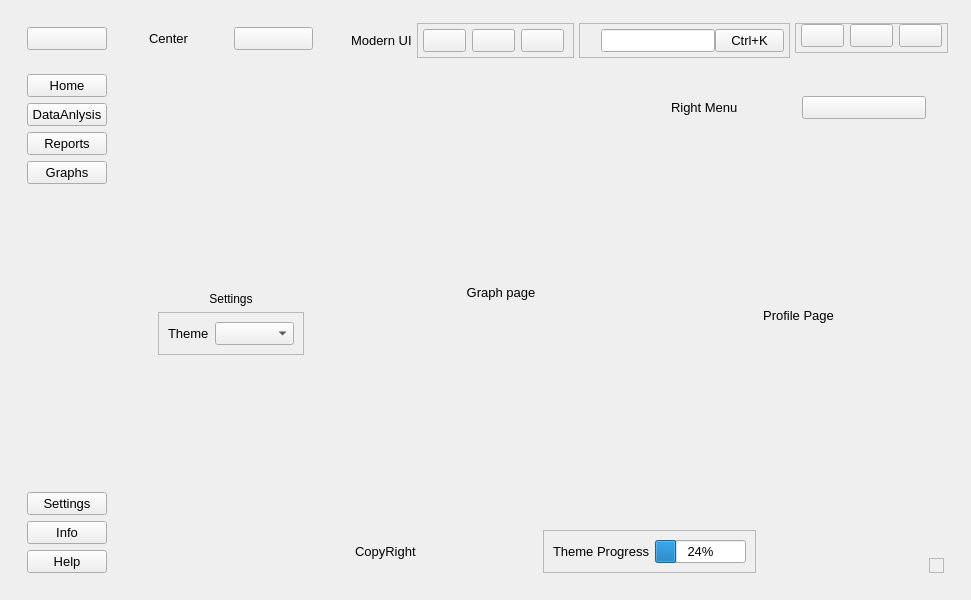
<?xml version="1.0" encoding="UTF-8"?>
<ui version="4.0">
 <class>MainWindow</class>
 <widget class="QMainWindow" name="MainWindow">
  <property name="geometry">
   <rect>
    <x>0</x>
    <y>0</y>
    <width>971</width>
    <height>600</height>
   </rect>
  </property>
  <property name="font">
   <font>
    <pointsize>10</pointsize>
   </font>
  </property>
  <property name="windowTitle">
   <string>MainWindow</string>
  </property>
  <widget class="QWidget" name="centralwidget">
   <layout class="QHBoxLayout" name="horizontalLayout">
    <item>
     <widget class="QWidget" name="left_menu" native="true">
      <layout class="QVBoxLayout" name="verticalLayout">
       <item>
        <widget class="QWidget" name="lefttop" native="true">
         <layout class="QVBoxLayout" name="verticalLayout_2">
          <item>
           <widget class="QPushButton" name="pushButton">
            <property name="cursor">
             <cursorShape>PointingHandCursor</cursorShape>
            </property>
            <property name="text">
             <string/>
            </property>
            <property name="icon">
             <iconset resource="resources.qrc">
              <normaloff>:/images/align-justify.svg</normaloff>:/images/align-justify.svg</iconset>
            </property>
            <property name="iconSize">
             <size>
              <width>20</width>
              <height>20</height>
             </size>
            </property>
           </widget>
          </item>
         </layout>
        </widget>
       </item>
       <item>
        <widget class="QWidget" name="leftMiddle" native="true">
         <layout class="QVBoxLayout" name="verticalLayout_3">
          <item>
           <widget class="QPushButton" name="homeBtn">
            <property name="cursor">
             <cursorShape>PointingHandCursor</cursorShape>
            </property>
            <property name="text">
             <string>Home</string>
            </property>
            <property name="icon">
             <iconset resource="resources.qrc">
              <normaloff>:/images/home.svg</normaloff>:/images/home.svg</iconset>
            </property>
            <property name="iconSize">
             <size>
              <width>20</width>
              <height>20</height>
             </size>
            </property>
           </widget>
          </item>
          <item>
           <widget class="QPushButton" name="DAbtn">
            <property name="cursor">
             <cursorShape>PointingHandCursor</cursorShape>
            </property>
            <property name="text">
             <string>DataAnlysis</string>
            </property>
            <property name="icon">
             <iconset resource="resources.qrc">
              <normaloff>:/images/database.svg</normaloff>:/images/database.svg</iconset>
            </property>
           </widget>
          </item>
          <item>
           <widget class="QPushButton" name="reportsBtn">
            <property name="cursor">
             <cursorShape>PointingHandCursor</cursorShape>
            </property>
            <property name="text">
             <string>Reports</string>
            </property>
            <property name="icon">
             <iconset resource="resources.qrc">
              <normaloff>:/images/printer.svg</normaloff>:/images/printer.svg</iconset>
            </property>
           </widget>
          </item>
          <item>
           <widget class="QPushButton" name="graphsBtn">
            <property name="cursor">
             <cursorShape>PointingHandCursor</cursorShape>
            </property>
            <property name="text">
             <string>Graphs</string>
            </property>
            <property name="icon">
             <iconset resource="resources.qrc">
              <normaloff>:/images/framer.svg</normaloff>:/images/framer.svg</iconset>
            </property>
           </widget>
          </item>
         </layout>
        </widget>
       </item>
       <item>
        <spacer name="verticalSpacer">
         <property name="orientation">
          <enum>Qt::Vertical</enum>
         </property>
         <property name="sizeHint" stdset="0">
          <size>
           <width>20</width>
           <height>40</height>
          </size>
         </property>
        </spacer>
       </item>
       <item>
        <widget class="QWidget" name="leftBottom" native="true">
         <layout class="QVBoxLayout" name="verticalLayout_4">
          <item>
           <widget class="QPushButton" name="settingsBtn">
            <property name="cursor">
             <cursorShape>PointingHandCursor</cursorShape>
            </property>
            <property name="text">
             <string>Settings</string>
            </property>
            <property name="icon">
             <iconset resource="resources.qrc">
              <normaloff>:/images/settings.svg</normaloff>:/images/settings.svg</iconset>
            </property>
           </widget>
          </item>
          <item>
           <widget class="QPushButton" name="infoBTN">
            <property name="cursor">
             <cursorShape>PointingHandCursor</cursorShape>
            </property>
            <property name="text">
             <string>Info</string>
            </property>
            <property name="icon">
             <iconset resource="resources.qrc">
              <normaloff>:/images/alert-circle.svg</normaloff>:/images/alert-circle.svg</iconset>
            </property>
           </widget>
          </item>
          <item>
           <widget class="QPushButton" name="helpBtn">
            <property name="cursor">
             <cursorShape>PointingHandCursor</cursorShape>
            </property>
            <property name="text">
             <string>Help</string>
            </property>
            <property name="icon">
             <iconset resource="resources.qrc">
              <normaloff>:/images/help-circle.svg</normaloff>:/images/help-circle.svg</iconset>
            </property>
           </widget>
          </item>
         </layout>
        </widget>
       </item>
      </layout>
     </widget>
    </item>
    <item>
     <widget class="QWidget" name="center_menu" native="true">
      <property name="maximumSize">
       <size>
        <width>200</width>
        <height>16777215</height>
       </size>
      </property>
      <layout class="QVBoxLayout" name="verticalLayout_5">
       <item>
        <widget class="QWidget" name="centerTop" native="true">
         <layout class="QHBoxLayout" name="horizontalLayout_2">
          <item>
           <widget class="QLabel" name="label">
            <property name="text">
             <string>Center</string>
            </property>
           </widget>
          </item>
          <item>
           <widget class="QPushButton" name="pushButton_9">
            <property name="text">
             <string/>
            </property>
            <property name="icon">
             <iconset resource="resources.qrc">
              <normaloff>:/images/x-square.svg</normaloff>:/images/x-square.svg</iconset>
            </property>
           </widget>
          </item>
         </layout>
        </widget>
       </item>
       <item>
        <widget class="QStackedWidget" name="centerStack">
         <widget class="QWidget" name="settingsPage">
          <layout class="QVBoxLayout" name="verticalLayout_6">
           <item>
            <spacer name="verticalSpacer_2">
             <property name="orientation">
              <enum>Qt::Vertical</enum>
             </property>
             <property name="sizeHint" stdset="0">
              <size>
               <width>20</width>
               <height>40</height>
              </size>
             </property>
            </spacer>
           </item>
           <item alignment="Qt::AlignVCenter">
            <widget class="QWidget" name="widget_5" native="true">
             <layout class="QVBoxLayout" name="verticalLayout_7">
              <item>
               <widget class="QLabel" name="label_2">
                <property name="styleSheet">
                 <string notr="true">text-align:center</string>
                </property>
                <property name="text">
                 <string>Settings</string>
                </property>
                <property name="alignment">
                 <set>Qt::AlignCenter</set>
                </property>
               </widget>
              </item>
              <item>
               <widget class="QFrame" name="frame">
                <property name="frameShape">
                 <enum>QFrame::StyledPanel</enum>
                </property>
                <property name="frameShadow">
                 <enum>QFrame::Raised</enum>
                </property>
                <layout class="QHBoxLayout" name="horizontalLayout_3">
                 <item>
                  <widget class="QLabel" name="label_3">
                   <property name="text">
                    <string>Theme</string>
                   </property>
                  </widget>
                 </item>
                 <item>
                  <widget class="QComboBox" name="comboBox"/>
                 </item>
                </layout>
               </widget>
              </item>
             </layout>
            </widget>
           </item>
           <item>
            <spacer name="verticalSpacer_3">
             <property name="orientation">
              <enum>Qt::Vertical</enum>
             </property>
             <property name="sizeHint" stdset="0">
              <size>
               <width>20</width>
               <height>40</height>
              </size>
             </property>
            </spacer>
           </item>
          </layout>
         </widget>
         <widget class="QWidget" name="informationPage">
          <property name="enabled">
           <bool>true</bool>
          </property>
          <layout class="QVBoxLayout" name="verticalLayout_8">
           <item alignment="Qt::AlignVCenter">
            <widget class="QLabel" name="label_4">
             <property name="text">
              <string>TextLabel</string>
             </property>
             <property name="alignment">
              <set>Qt::AlignCenter</set>
             </property>
            </widget>
           </item>
          </layout>
         </widget>
         <widget class="QWidget" name="helpPage">
          <layout class="QVBoxLayout" name="verticalLayout_9">
           <item alignment="Qt::AlignVCenter">
            <widget class="QLabel" name="label_5">
             <property name="text">
              <string>Help</string>
             </property>
             <property name="alignment">
              <set>Qt::AlignCenter</set>
             </property>
            </widget>
           </item>
          </layout>
         </widget>
        </widget>
       </item>
      </layout>
     </widget>
    </item>
    <item>
     <widget class="QWidget" name="main_body" native="true">
      <property name="sizePolicy">
       <sizepolicy hsizetype="Expanding" vsizetype="Preferred">
        <horstretch>0</horstretch>
        <verstretch>0</verstretch>
       </sizepolicy>
      </property>
      <layout class="QVBoxLayout" name="verticalLayout_10">
       <item alignment="Qt::AlignTop">
        <widget class="QWidget" name="Header" native="true">
         <layout class="QHBoxLayout" name="horizontalLayout_7">
          <property name="spacing">
           <number>5</number>
          </property>
          <property name="leftMargin">
           <number>5</number>
          </property>
          <property name="topMargin">
           <number>5</number>
          </property>
          <property name="rightMargin">
           <number>5</number>
          </property>
          <property name="bottomMargin">
           <number>5</number>
          </property>
          <item>
           <widget class="QLabel" name="TitleText">
            <property name="text">
             <string>Modern UI</string>
            </property>
           </widget>
          </item>
          <item>
           <widget class="QFrame" name="frame_3">
            <property name="frameShape">
             <enum>QFrame::StyledPanel</enum>
            </property>
            <property name="frameShadow">
             <enum>QFrame::Raised</enum>
            </property>
            <layout class="QHBoxLayout" name="horizontalLayout_6">
             <property name="leftMargin">
              <number>5</number>
             </property>
             <property name="topMargin">
              <number>5</number>
             </property>
             <property name="bottomMargin">
              <number>5</number>
             </property>
             <item>
              <widget class="QPushButton" name="notification">
               <property name="cursor">
                <cursorShape>PointingHandCursor</cursorShape>
               </property>
               <property name="text">
                <string/>
               </property>
               <property name="icon">
                <iconset resource="resources.qrc">
                 <normaloff>:/images/edit.svg</normaloff>:/images/edit.svg</iconset>
               </property>
              </widget>
             </item>
             <item>
              <widget class="QPushButton" name="dotdot">
               <property name="cursor">
                <cursorShape>PointingHandCursor</cursorShape>
               </property>
               <property name="text">
                <string/>
               </property>
               <property name="icon">
                <iconset resource="resources.qrc">
                 <normaloff>:/images/refresh-ccw.svg</normaloff>:/images/refresh-ccw.svg</iconset>
               </property>
              </widget>
             </item>
             <item>
              <widget class="QPushButton" name="moreBtn">
               <property name="cursor">
                <cursorShape>PointingHandCursor</cursorShape>
               </property>
               <property name="text">
                <string/>
               </property>
               <property name="icon">
                <iconset resource="resources.qrc">
                 <normaloff>:/images/user-plus.svg</normaloff>:/images/user-plus.svg</iconset>
               </property>
              </widget>
             </item>
            </layout>
           </widget>
          </item>
          <item>
           <widget class="QFrame" name="search">
            <property name="frameShape">
             <enum>QFrame::StyledPanel</enum>
            </property>
            <property name="frameShadow">
             <enum>QFrame::Raised</enum>
            </property>
            <layout class="QHBoxLayout" name="horizontalLayout_8">
             <property name="spacing">
              <number>0</number>
             </property>
             <property name="leftMargin">
              <number>5</number>
             </property>
             <property name="topMargin">
              <number>5</number>
             </property>
             <property name="rightMargin">
              <number>5</number>
             </property>
             <property name="bottomMargin">
              <number>5</number>
             </property>
             <item>
              <widget class="QLabel" name="searchIcon">
               <property name="minimumSize">
                <size>
                 <width>16</width>
                 <height>16</height>
                </size>
               </property>
               <property name="maximumSize">
                <size>
                 <width>16</width>
                 <height>16</height>
                </size>
               </property>
               <property name="cursor">
                <cursorShape>WhatsThisCursor</cursorShape>
               </property>
               <property name="text">
                <string/>
               </property>
               <property name="pixmap">
                <pixmap resource="resources.qrc">:/images/search.svg</pixmap>
               </property>
               <property name="scaledContents">
                <bool>true</bool>
               </property>
              </widget>
             </item>
             <item>
              <widget class="QLineEdit" name="searchBar">
               <property name="minimumSize">
                <size>
                 <width>100</width>
                 <height>0</height>
                </size>
               </property>
              </widget>
             </item>
             <item>
              <widget class="QPushButton" name="searchBtn">
               <property name="minimumSize">
                <size>
                 <width>50</width>
                 <height>0</height>
                </size>
               </property>
               <property name="cursor">
                <cursorShape>PointingHandCursor</cursorShape>
               </property>
               <property name="text">
                <string>Ctrl+K</string>
               </property>
              </widget>
             </item>
            </layout>
           </widget>
          </item>
          <item alignment="Qt::AlignRight|Qt::AlignTop">
           <widget class="QFrame" name="frame_4">
            <property name="frameShape">
             <enum>QFrame::StyledPanel</enum>
            </property>
            <property name="frameShadow">
             <enum>QFrame::Raised</enum>
            </property>
            <layout class="QHBoxLayout" name="horizontalLayout_9">
             <property name="leftMargin">
              <number>5</number>
             </property>
             <property name="topMargin">
              <number>0</number>
             </property>
             <property name="rightMargin">
              <number>5</number>
             </property>
             <property name="bottomMargin">
              <number>5</number>
             </property>
             <item>
              <widget class="QPushButton" name="minimizeBtn">
               <property name="cursor">
                <cursorShape>PointingHandCursor</cursorShape>
               </property>
               <property name="text">
                <string/>
               </property>
               <property name="icon">
                <iconset resource="../solids.qrc">
                 <normaloff>:/images/solid/window-minimize.svg</normaloff>:/images/solid/window-minimize.svg</iconset>
               </property>
              </widget>
             </item>
             <item>
              <widget class="QPushButton" name="restoreBtn">
               <property name="cursor">
                <cursorShape>PointingHandCursor</cursorShape>
               </property>
               <property name="text">
                <string/>
               </property>
               <property name="icon">
                <iconset resource="../solids.qrc">
                 <normaloff>:/images/solid/window-restore.svg</normaloff>:/images/solid/window-restore.svg</iconset>
               </property>
              </widget>
             </item>
             <item>
              <widget class="QPushButton" name="closeBtn">
               <property name="cursor">
                <cursorShape>PointingHandCursor</cursorShape>
               </property>
               <property name="text">
                <string/>
               </property>
               <property name="icon">
                <iconset resource="resources.qrc">
                 <normaloff>:/images/x-circle.svg</normaloff>:/images/x-circle.svg</iconset>
               </property>
              </widget>
             </item>
            </layout>
           </widget>
          </item>
         </layout>
        </widget>
       </item>
       <item>
        <widget class="QWidget" name="mainContent" native="true">
         <property name="sizePolicy">
          <sizepolicy hsizetype="Preferred" vsizetype="Expanding">
           <horstretch>0</horstretch>
           <verstretch>0</verstretch>
          </sizepolicy>
         </property>
         <layout class="QHBoxLayout" name="horizontalLayout_10">
          <item>
           <widget class="QWidget" name="mainPagesContent" native="true">
            <layout class="QVBoxLayout" name="verticalLayout_11">
             <item>
              <widget class="QStackedWidget" name="stackedWidget_2">
               <property name="currentIndex">
                <number>3</number>
               </property>
               <widget class="QWidget" name="HomePage">
                <layout class="QVBoxLayout" name="verticalLayout_12">
                 <item>
                  <widget class="QLabel" name="label_8">
                   <property name="text">
                    <string>Home Page</string>
                   </property>
                   <property name="alignment">
                    <set>Qt::AlignCenter</set>
                   </property>
                  </widget>
                 </item>
                </layout>
               </widget>
               <widget class="QWidget" name="dataAnalysisPage">
                <layout class="QVBoxLayout" name="verticalLayout_13">
                 <item>
                  <widget class="QLabel" name="label_10">
                   <property name="text">
                    <string>Data Analysis Page</string>
                   </property>
                   <property name="alignment">
                    <set>Qt::AlignCenter</set>
                   </property>
                  </widget>
                 </item>
                </layout>
               </widget>
               <widget class="QWidget" name="reportsPage">
                <layout class="QVBoxLayout" name="verticalLayout_14">
                 <item>
                  <widget class="QLabel" name="label_11">
                   <property name="text">
                    <string>Reports Page</string>
                   </property>
                   <property name="alignment">
                    <set>Qt::AlignCenter</set>
                   </property>
                  </widget>
                 </item>
                </layout>
               </widget>
               <widget class="QWidget" name="graphsPage">
                <layout class="QVBoxLayout" name="verticalLayout_15">
                 <item>
                  <widget class="QLabel" name="label_12">
                   <property name="text">
                    <string>Graph page</string>
                   </property>
                   <property name="alignment">
                    <set>Qt::AlignCenter</set>
                   </property>
                  </widget>
                 </item>
                </layout>
               </widget>
              </widget>
             </item>
            </layout>
           </widget>
          </item>
          <item>
           <widget class="QWidget" name="rightMenu" native="true">
            <property name="minimumSize">
             <size>
              <width>200</width>
              <height>0</height>
             </size>
            </property>
            <layout class="QVBoxLayout" name="verticalLayout_16">
             <item>
              <widget class="QWidget" name="widget_6" native="true">
               <layout class="QHBoxLayout" name="horizontalLayout_11">
                <item>
                 <widget class="QLabel" name="label_13">
                  <property name="text">
                   <string>Right Menu</string>
                  </property>
                 </widget>
                </item>
                <item>
                 <widget class="QPushButton" name="pushButton_11">
                  <property name="text">
                   <string/>
                  </property>
                  <property name="icon">
                   <iconset resource="resources.qrc">
                    <normaloff>:/images/x-circle.svg</normaloff>:/images/x-circle.svg</iconset>
                  </property>
                 </widget>
                </item>
               </layout>
              </widget>
             </item>
             <item>
              <widget class="QStackedWidget" name="stackedWidget_3">
               <widget class="QWidget" name="profilePage">
                <layout class="QVBoxLayout" name="verticalLayout_18">
                 <item>
                  <widget class="QLabel" name="label_15">
                   <property name="text">
                    <string>Profile Page</string>
                   </property>
                   <property name="alignment">
                    <set>Qt::AlignCenter</set>
                   </property>
                  </widget>
                 </item>
                </layout>
               </widget>
               <widget class="QWidget" name="notificatioPage">
                <layout class="QVBoxLayout" name="verticalLayout_17">
                 <item>
                  <widget class="QLabel" name="label_14">
                   <property name="text">
                    <string>Notifications</string>
                   </property>
                   <property name="alignment">
                    <set>Qt::AlignCenter</set>
                   </property>
                  </widget>
                 </item>
                </layout>
               </widget>
               <widget class="QWidget" name="morePage">
                <layout class="QVBoxLayout" name="verticalLayout_19">
                 <item>
                  <widget class="QLabel" name="label_16">
                   <property name="text">
                    <string>View More Pages</string>
                   </property>
                   <property name="alignment">
                    <set>Qt::AlignCenter</set>
                   </property>
                  </widget>
                 </item>
                </layout>
               </widget>
              </widget>
             </item>
            </layout>
           </widget>
          </item>
         </layout>
        </widget>
       </item>
       <item alignment="Qt::AlignBottom">
        <widget class="QWidget" name="footer" native="true">
         <layout class="QHBoxLayout" name="horizontalLayout_4">
          <item>
           <widget class="QLabel" name="label_6">
            <property name="text">
             <string>CopyRight</string>
            </property>
           </widget>
          </item>
          <item alignment="Qt::AlignHCenter">
           <widget class="QFrame" name="frame_2">
            <property name="frameShape">
             <enum>QFrame::StyledPanel</enum>
            </property>
            <property name="frameShadow">
             <enum>QFrame::Raised</enum>
            </property>
            <layout class="QHBoxLayout" name="horizontalLayout_5">
             <item>
              <widget class="QLabel" name="label_7">
               <property name="text">
                <string>Theme Progress</string>
               </property>
              </widget>
             </item>
             <item>
              <widget class="QProgressBar" name="progressBar">
               <property name="value">
                <number>24</number>
               </property>
              </widget>
             </item>
            </layout>
           </widget>
          </item>
          <item alignment="Qt::AlignRight|Qt::AlignBottom">
           <widget class="QFrame" name="sizeGrip">
            <property name="minimumSize">
             <size>
              <width>15</width>
              <height>15</height>
             </size>
            </property>
            <property name="maximumSize">
             <size>
              <width>15</width>
              <height>15</height>
             </size>
            </property>
            <property name="frameShape">
             <enum>QFrame::StyledPanel</enum>
            </property>
            <property name="frameShadow">
             <enum>QFrame::Raised</enum>
            </property>
           </widget>
          </item>
         </layout>
        </widget>
       </item>
      </layout>
     </widget>
    </item>
   </layout>
  </widget>
 </widget>
 <resources>
  <include location="resources.qrc"/>
  <include location="../brands.qrc"/>
  <include location="../solids.qrc"/>
  <include location="../regular.qrc"/>
 </resources>
 <connections/>
</ui>
